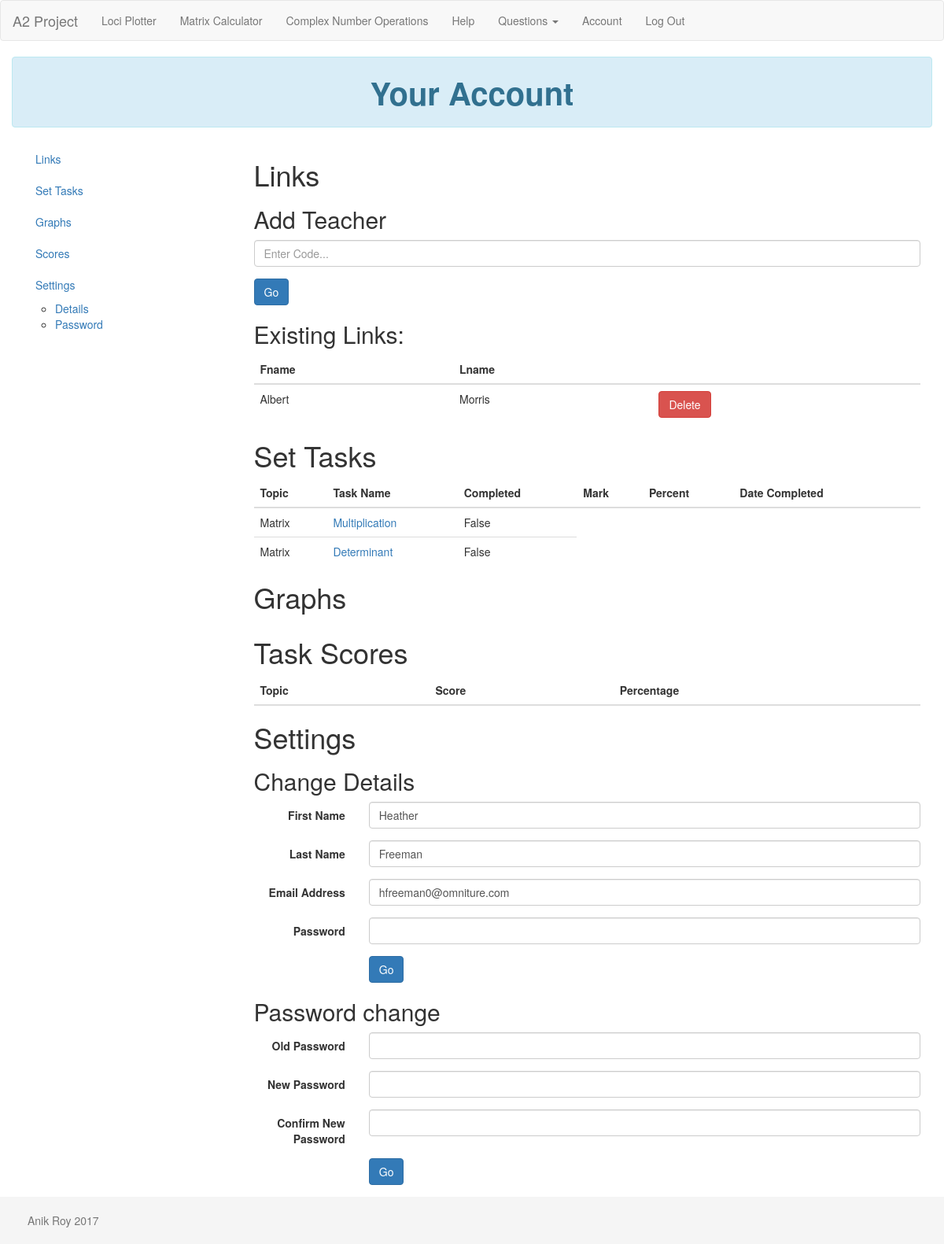
Page /account (signed in) on the earlier database version.
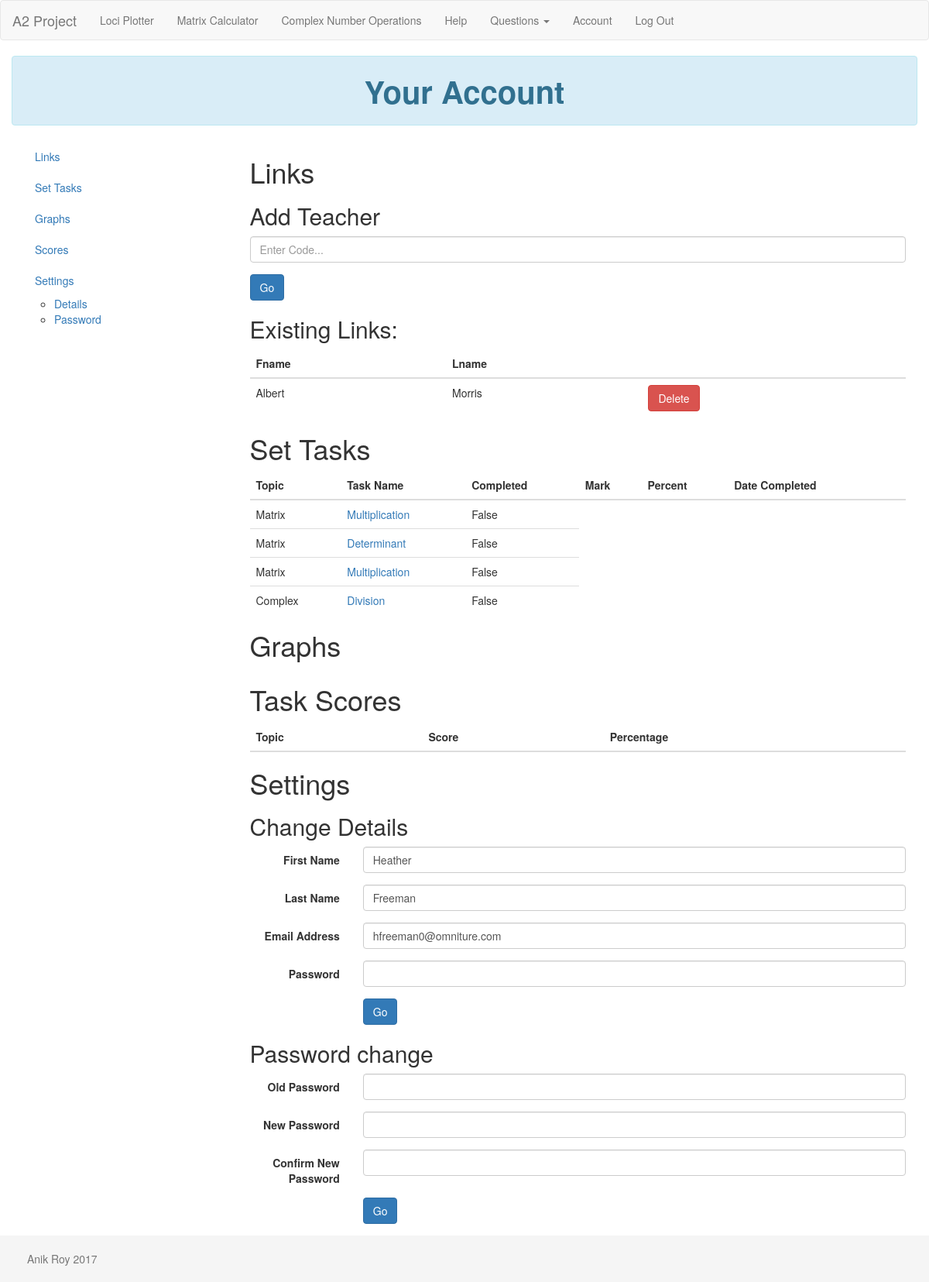
Same page on the later database version.
### app/models.py (models this page shows, shortened)
class User(db.Model):
    user_id = db.Column('user_id', db.Integer, primary_key=True)
    fname = db.Column(db.String(80), unique=False)
    lname = db.Column(db.String(80), unique=False)
    email = db.Column(db.String(120), unique=True)
    password = db.Column(db.String(120), unique=False)
    authenticated = db.Column(db.Boolean, default=False)
    confirmed = db.Column(db.Boolean)
    role = db.Column(db.String(50))
    graphs = db.relationship('Graph', backref="user",
                             cascade="all, delete-orphan", lazy="dynamic")
    __mapper_args__ = {
        'polymorphic_identity': 'user',
        'polymorphic_on': role
    }

class Teacher(User):
    __tablename__ = 'teacher'
    teacher_id = db.Column(db.Integer, primary_key=True)
    user_id = db.Column(db.Integer, db.ForeignKey('user.user_id'))
    code = db.Column(db.String(7))
    students = db.relationship('Student', secondary='links',
                               backref=db.backref('teachers', lazy='dynamic'),
                               lazy='dynamic')
    tasks = db.relationship('Task', backref="teacher",
                            cascade="all, delete-orphan", lazy="dynamic")
    __mapper_args__ = {
        'polymorphic_identity': 'teacher',
    }

class User(db.Model):
    user_id = db.Column('user_id', db.Integer, primary_key=True)
    fname = db.Column(db.String(80), unique=False)
    lname = db.Column(db.String(80), unique=False)
    email = db.Column(db.String(120), unique=True)
    password = db.Column(db.String(120), unique=False)
    authenticated = db.Column(db.Boolean, default=False)
    confirmed = db.Column(db.Boolean)
    role = db.Column(db.String(50))
    graphs = db.relationship('Graph', backref="user",
                             cascade="all, delete-orphan", lazy="dynamic")
    __mapper_args__ = {
        'polymorphic_identity': 'user',
        'polymorphic_on': role
    }

class Task(db.Model):
    task_id = db.Column('task_id', db.Integer, primary_key=True)
    completed = db.Column(db.Boolean)
    question_id = db.Column(db.Integer)
    student_id = db.Column('student_id', db.Integer,
                           db.ForeignKey('student.student_id'))
    teacher_id = db.Column('teacher_id', db.Integer,
                           db.ForeignKey('teacher.teacher_id'))
    mark_id = db.Column('mark_id', db.Integer, db.ForeignKey('mark.mark_id'))
    mark = db.relationship('Mark', back_populates='task')

### app/routes/user.py (the view, shortened to what this page needs)
@user.route('/account', methods=['GET', 'POST'])
@login_required
def account():
    user_id = current_user.user_id
    u = User.query.get(user_id)
    if u.role == 'student':
        changeform = ChangeDetailsForm(obj=u)
        linkform = TeacherLinkForm()
        pwform = ChangePasswordForm1()
        return render_template('user/student_account.html', student=u,
                                qs=QUESTIONS, linkform=linkform,
                                changeform=changeform, pwform=pwform)
    else:
        return abort(500)

### app/forms.py
class ChangeDetailsForm(FlaskForm):
    fname = TextField('First Name', [validators.Required()])
    lname = TextField('Last Name', [validators.Required()])
    email = EmailField('Email Address',
                       [validators.DataRequired(), validators.Email()])
    password = PasswordField('Password', [validators.Required()])
    change_submit = SubmitField('Go')

class TeacherLinkForm(FlaskForm):
    link_code = TextField('Link Code', [validators.Required()])
    link_submit = SubmitField('Go')

### app/views.py (called while the page is built)
@login_manager.user_loader
def user_loader(email):
    return User.query.filter_by(email=email).first()

### app/templates/user/student_account.html (shortened to what the changed rows need)
{% extends "layout.html" %}
{% block head %}
{{ super() }}
<link rel="stylesheet" href="{{ url_for('static',filename='styles/account.css') }}">
<link rel="stylesheet" href="{{ url_for('static',filename='image-picker/image-picker.css') }}">
{% endblock %}
{% block main %}
<div data-spy="scroll" data-target=".scrollspy" style="position:relative">
<div class="col-md-9">
  <section id="links">
    <h1>Links</h1>
    <h2>Add Teacher</h2>
    <h2>Existing Links:</h2>
    <table id="links-table" class="table">
      <thead>
        <th>Fname</th>
        <th>Lname</th>
        <th></th>
      </thead>
      <tbody>
        {% for t in student.teachers.all() %}
        <tr id="link-row{{ t.teacher_id }}">
          <td>{{ t.fname }}</td>
          <td>{{ t.lname }}</td>
          <td><input type="button" class="btn btn-danger" id="{{ t.teacher_id }}" value="Delete"></td>
        </tr>
        {% endfor %}
      </tbody>
    </table>
  </section>
  <section id="set">
    <h1>Set Tasks</h1>
    {% if student.tasks.first() %}
    <table class="table">
      <thead>
        <th>Topic</th>
        <th>Task Name</th>
        <th>Completed</th>
        <th>Mark</th>
        <th>Percent</th>
        <th>Date Completed</th>
        <th></th>
      </thead>
      <tbody>
      {% for t in student.tasks.all() %}
        <tr>
          <td>{{ qs[t.question_id]['topic'] }}</td>
          <td><a href="{{ url_for('questions.show_questions',  topic=qs[t.question_id]['topic'].lower(), q_type=qs[t.question_id]['q_type']) }}">
          {{ qs[t.question_id]['name'] }}</a></td>
          <td>{{ t.completed }}</td>
        </tr>
      {% endfor %}
      </tbody>
    </table>
    {% endif %}
  </section>
  <section id="graphs">
    <h1>Graphs</h1>
  </section>
  <section id="scores">
  <h1>Task Scores</h1>
    <table class="table">
      <thead>
        <th> Topic </th>
        <th> Score </th>
        <th> Percentage </th>
      </thead>
    </table>
  </section>
  <section id="settings">
  <h1>Settings</h1>
    <h2>Change Details</h2>
    <h2>Password change</h2>
  </section>
</div>
</div>
</div>
{% endblock %}

Differences in the rows shown:
added Task: qs "Matrix", qs "Multiplication", completed "False"
added Task: qs "Complex", qs "Division", completed "False"
